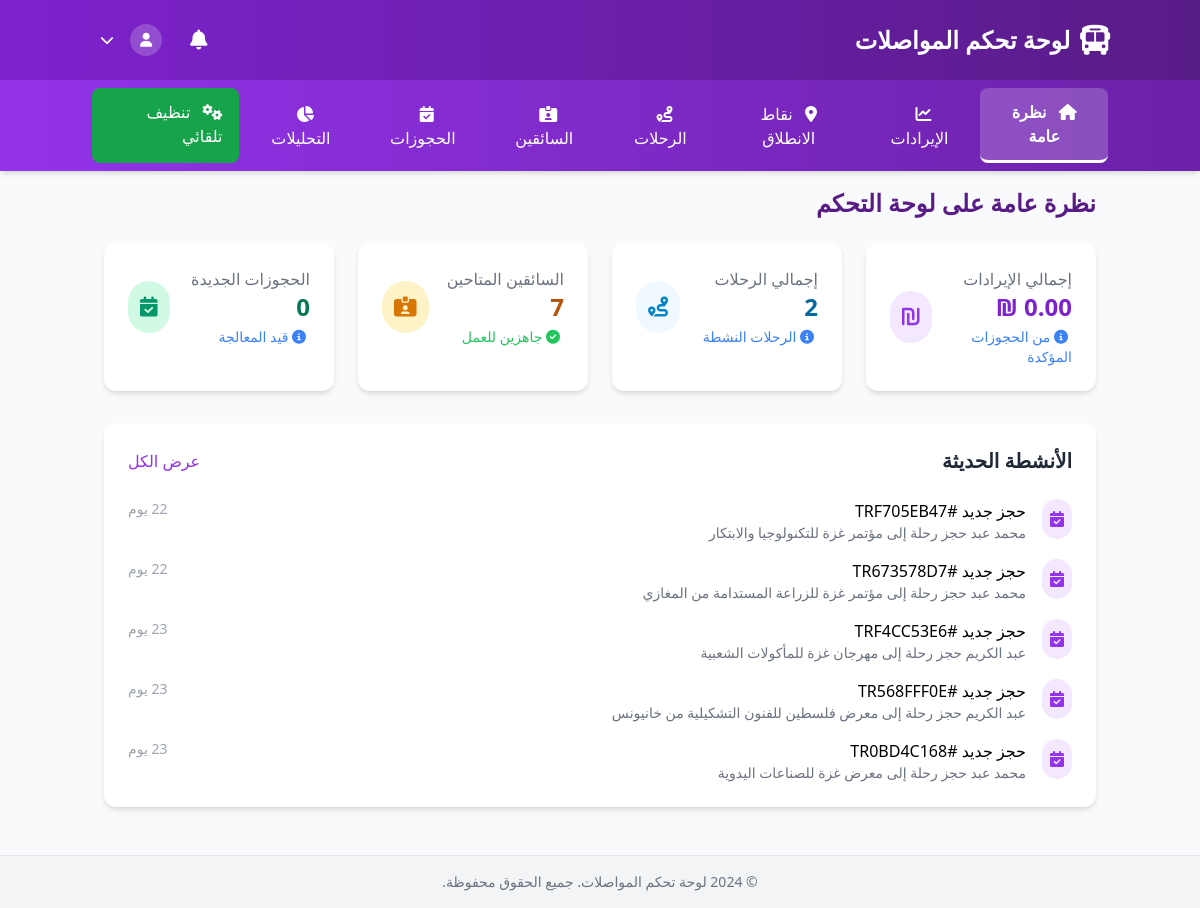
The page /transport/dashboard.php on the database its author committed.
### tables this page shows
CREATE TABLE `transport_bookings` (
  `id` int(11) NOT NULL,
  `user_id` int(11) DEFAULT NULL,
  `trip_id` int(11) NOT NULL,
  `event_id` int(11) NOT NULL,
  `ticket_id` int(11) DEFAULT NULL,
  `customer_name` varchar(255) NOT NULL,
  `customer_phone` varchar(20) NOT NULL,
  `customer_email` varchar(255) DEFAULT NULL,
  `seats_count` int(11) DEFAULT 1,
  `passenger_name` varchar(255) NOT NULL,
  `passenger_phone` varchar(20) NOT NULL,
  `passenger_email` varchar(255) DEFAULT NULL,
  `passengers_count` int(11) NOT NULL DEFAULT 1,
  `total_amount` decimal(10,2) NOT NULL,
  `special_notes` text DEFAULT NULL,
  `payment_method` enum('bank_transfer','cash_on_delivery','mobile_pay','credit_card') NOT NULL,
  `payment_status` enum('pending','confirmed','cancelled') DEFAULT 'pending',
  `cancellation_reason` text DEFAULT NULL,
  `cancellation_date` datetime DEFAULT NULL,
  `notification_sent` tinyint(1) NOT NULL DEFAULT 0,
  `payment_details` longtext DEFAULT NULL CHECK (json_valid(`payment_details`)),
  `booking_code` varchar(20) NOT NULL,
  `status` enum('pending','confirmed','cancelled','rejected') DEFAULT 'pending',
  `rejection_reason` text DEFAULT NULL,
  `response_date` datetime DEFAULT NULL,
  `admin_id` int(11) DEFAULT NULL,
  `created_at` timestamp NOT NULL DEFAULT current_timestamp(),
  `updated_at` timestamp NOT NULL DEFAULT current_timestamp() ON UPDATE current_timestamp()
);

CREATE TABLE `events` (
  `id` int(11) NOT NULL,
  `title` varchar(255) NOT NULL,
  `description` text NOT NULL,
  `location` varchar(255) NOT NULL,
  `date_time` datetime NOT NULL,
  `end_time` datetime NOT NULL,
  `price` decimal(10,2) NOT NULL,
  `capacity` int(11) DEFAULT 100,
  `original_price` decimal(10,2) DEFAULT NULL,
  `category` varchar(50) NOT NULL,
  `organizer` varchar(100) DEFAULT NULL,
  `contact_email` varchar(100) DEFAULT NULL,
  `contact_phone` varchar(50) DEFAULT NULL,
  `is_featured` tinyint(1) DEFAULT 0,
  `status` varchar(20) DEFAULT 'active',
  `is_active` tinyint(1) DEFAULT 1,
  `image` varchar(255) DEFAULT NULL,
  `available_tickets` int(11) NOT NULL,
  `featured` tinyint(1) DEFAULT 0,
  `created_at` timestamp NOT NULL DEFAULT current_timestamp(),
  `updated_at` timestamp NOT NULL DEFAULT current_timestamp() ON UPDATE current_timestamp()
);

CREATE TABLE `transport_starting_points` (
  `id` int(11) NOT NULL,
  `name` varchar(100) NOT NULL,
  `region` enum('north','center','south') NOT NULL,
  `icon` varchar(50) DEFAULT 'city',
  `description` text DEFAULT NULL,
  `is_active` tinyint(1) DEFAULT 1,
  `created_at` timestamp NOT NULL DEFAULT current_timestamp(),
  `updated_at` timestamp NOT NULL DEFAULT current_timestamp() ON UPDATE current_timestamp()
);

### transport/dashboard.php (the view, shortened to what the rows shown need)
<?php
$db = new Database();
try {
    $db->query("SELECT SUM(total_amount) as total_revenue FROM transport_bookings WHERE status = 'confirmed'");
    $db->query("SELECT COUNT(*) as total_trips FROM transport_trips WHERE is_active = 1");
    $db->query("SELECT COUNT(*) as active_drivers FROM transport_drivers WHERE is_active = 1 AND status = 'available'");
    $db->query("SELECT COUNT(*) as new_bookings FROM transport_bookings WHERE status = 'pending' OR status = 'confirmed'");
    $db->query("
        SELECT
            tb.booking_code,
            tb.customer_name,
            tb.created_at,
            tt.departure_time,
            tsp.name as starting_point_name,
            e.title as event_title
        FROM transport_bookings tb
        LEFT JOIN transport_trips tt ON tb.trip_id = tt.id
        LEFT JOIN transport_starting_points tsp ON tt.starting_point_id = tsp.id
        LEFT JOIN events e ON tb.event_id = e.id
        ORDER BY tb.created_at DESC
        LIMIT 5
    ");
    $recent_activities = $db->resultSet();
} catch (Exception $e) {
    $total_revenue = 0;
    $total_trips = 0;
    $active_drivers = 0;
    $new_bookings = 0;
    $recent_activities = [];
    $departure_points = [];
    $trips = [];
    $drivers = [];
    $bookings = [];
    $expired_bookings = [];
    $transport_types = [];
    error_log("Dashboard Error: " . $e->getMessage());
}
?>
<!DOCTYPE html>
<html lang="ar" dir="rtl">
<head>
    <script src="https://cdn.tailwindcss.com"></script>
    <link rel="stylesheet" href="https://cdnjs.cloudflare.com/ajax/libs/font-awesome/6.4.0/css/all.min.css">
    <link rel="stylesheet" href="dashboard-rtl.css">
</head>
<body class="bg-gray-50 min-h-screen">
    <div class="flex flex-col min-h-screen">
        <header class="bg-gradient-to-r from-primary-700 to-primary-900 text-white p-4 shadow-lg">
            <div class="container mx-auto flex justify-between items-center">
                <div class="flex items-center space-x-2 space-x-reverse">
                    <h1 class="text-2xl font-bold">لوحة تحكم المواصلات</h1>
                </div>
            </div>
        </header>
        <main class="flex-grow container mx-auto p-4">
            <section id="overview" class="dashboard-section active">
                <h2 class="text-2xl font-bold text-primary-900 mb-6">نظرة عامة على لوحة التحكم</h2>
                <div class="bg-white rounded-xl shadow-md p-6 mb-8">
                    <div class="space-y-4">
                        <?php if (!empty($recent_activities)): ?>
                            <?php foreach ($recent_activities as $activity): ?>
                                <div class="flex items-start space-x-4 space-x-reverse">
                                    <div class="bg-primary-100 p-2 rounded-full">
                                        <i class="fas fa-calendar-check text-primary-600"></i>
                                    </div>
                                    <div class="flex-grow">
                                        <p class="font-medium">حجز جديد #<?php echo htmlspecialchars($activity['booking_code']); ?></p>
                                        <p class="text-gray-500 text-sm">
                                            <?php echo htmlspecialchars($activity['customer_name']); ?>
                                            حجز رحلة إلى <?php echo htmlspecialchars($activity['event_title'] ?? 'فعالية'); ?>
                                            <?php if ($activity['starting_point_name']): ?>
                                                من <?php echo htmlspecialchars($activity['starting_point_name']); ?>
                                            <?php endif; ?>
                                        </p>
                                    </div>
                                    <span class="text-gray-400 text-sm">
                                        <?php
                                        $time_diff = time() - strtotime($activity['created_at']);
                                        if ($time_diff < 3600) {
                                            echo floor($time_diff / 60) . ' دقيقة';
                                        } elseif ($time_diff < 86400) {
                                            echo floor($time_diff / 3600) . ' ساعة';
                                        } else {
                                            echo floor($time_diff / 86400) . ' يوم';
                                        }
                                        ?>
                                    </span>
                                </div>
                            <?php endforeach; ?>
                        <?php endif; ?>
                    </div>
                </div>
            </section>
        </main>
    </div>
</body>
</html>

### rows shown on the page
transport_bookings: booking_code "TRF705EB47", customer_name "محمد عبد", event.title "مؤتمر غزة للتكنولوجيا والابتكار"
transport_bookings: booking_code "TR673578D7", customer_name "محمد عبد", event.title "مؤتمر غزة للزراعة المستدامة", transport_starting_points.name "المغازي"
transport_bookings: booking_code "TRF4CC53E6", customer_name "عبد الكريم", event.title "مهرجان غزة للمأكولات الشعبية"
transport_bookings: booking_code "TR568FFF0E", customer_name "عبد الكريم", event.title "معرض فلسطين للفنون التشكيلية", transport_starting_points.name "خانيونس"
transport_bookings: booking_code "TR0BD4C168", customer_name "محمد عبد", event.title "معرض غزة للصناعات اليدوية"

### other values the page prints
formatPrice($total_revenue) "0.00 ₪"
$total_trips "2"
$active_drivers "7"
$new_bookings "0"
